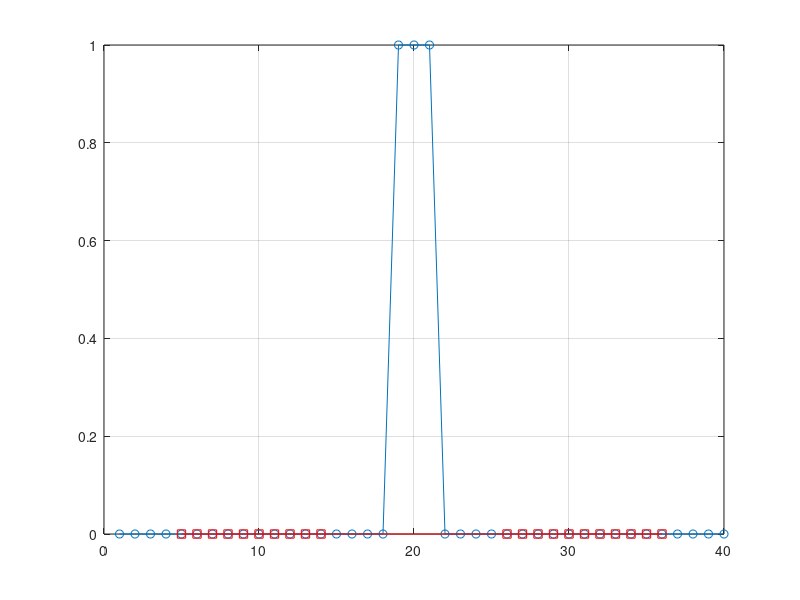
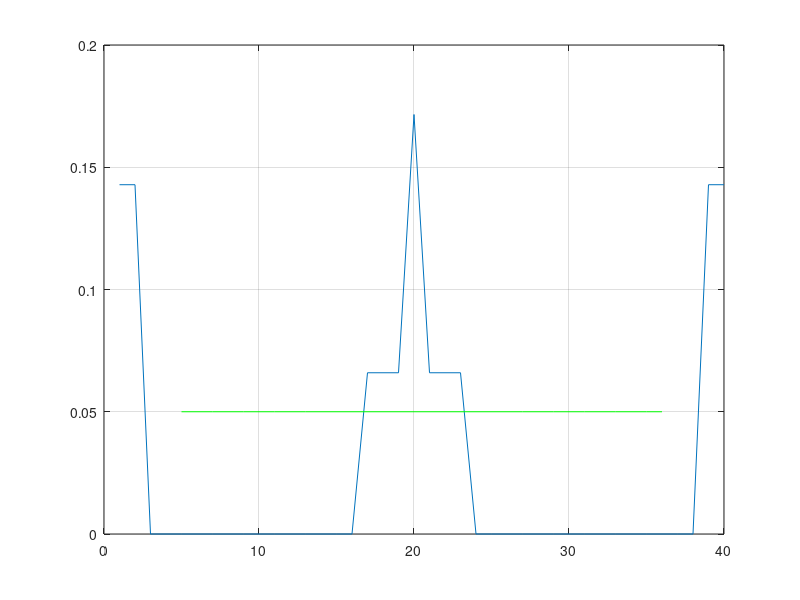
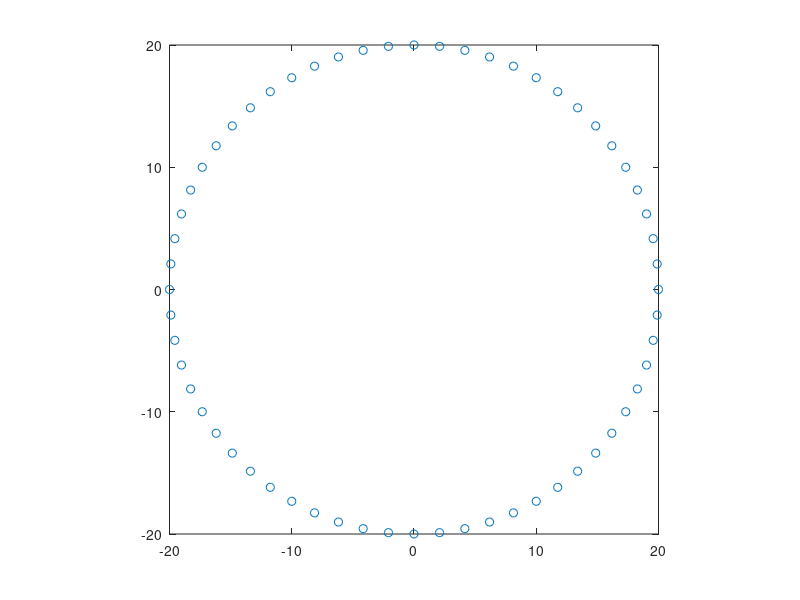
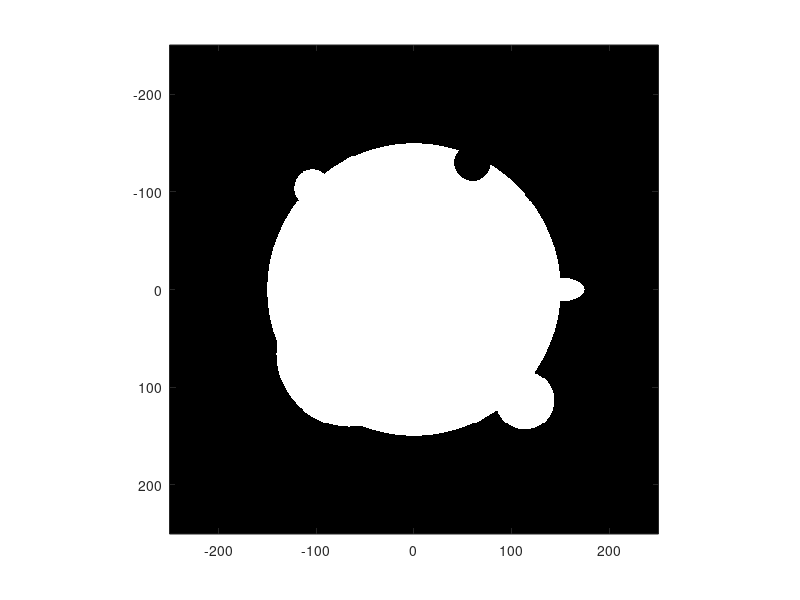

MATLAB code for these plots, in order: (Note: this script raises an error after producing the figures.)
%% info
% see main.m in Prototyping as well for real case test generator

%% hatfilter test generator
in = [1:40; zeros(1,40)];
in(:,19:21) = [19:21;1 1 1];
in = in';
plot(in(:,1),in(:,2),'-o'); grid on

% based on hatsmooth
crown = 5;
brim = 3;
sig = 0.05;

coord = in;
clear ratio
dp = floor(crown/2);
coordp = padarray(coord,dp,'circular');
start = dp+1;
indtoremove = cell(1,length(start:length(coord)+start-1));
for i=start:length(coord)+start-1
    allpoints = coordp(i-dp:i+dp,:);
    allvectors = diff(allpoints);
    lenallvectors = sum(sqrt(sum(allvectors.^2,2)))';
    nocrownpoints = allpoints;
    nocrownpoints(dp+1-floor(brim/2):dp+1+floor(brim/2),:) = [];
    nocrownvectors = diff(nocrownpoints);
    lennocrownvectors = sum(sqrt(sum(nocrownvectors.^2,2)))';
    ratio(i-start+1) = 1-lennocrownvectors/lenallvectors;    
end

indtoremovetest = [];
for i=1:length(ratio)
    if(ratio(i))>sig
        indtoremove{i} = (i+start-1) - floor(crown/2):(i+start-1)+floor(crown/2);
        indtoremovetest = [indtoremovetest indtoremove{i}];
    end
end

% set NaN for vertexes to remove
for i=1:length(indtoremove)
   if ~isempty(indtoremove{i})
       coordp(indtoremove{i},:) = NaN;
   end
end
% delete padding (on beginig)
coordp(1:dp,:) = [];
% and on the end
coordp = coordp(1:length(coord),:);
% find positions of NaNs (vertices to remove)
isnotnan = ~any(isnan(coordp),2);
% and remove them
coordpp = coordp(isnotnan,:);

hold on
plot(coordpp(:,1),coordpp(:,2),'-rs')
hold off
figure
plot(ratio);grid on
hold on
plot(coordpp(:,1),repmat(sig,length(coordpp),1),'-g')
hold off
unique(indtoremovetest)

%% circular object
clear x y
a = 0:6:359;
x = 20*cosd(a);
y = 20*sind(a);
figure;plot(x,y,'o')
axis square
xy = [x' y'];
xyr = reshape(xy',[],1); % x first
fid = fopen('testData_circle.dat', 'w');
fprintf(fid,'%.4f\n',xyr);
fclose(fid);
%% protrusions - generate test data
% generate test case with protrusions

Ro = 150;
R1 = Ro/5;
R2 = Ro/8;
R3 = Ro/2;
R4 = Ro/12;
% get size of lightField
ls = linspace(-250,250,500);
[X, Y] = meshgrid(ls,ls);
% create empty light field
Object = zeros(size(X,1),size(Y,2));
% filling the circle directly from equation
Object(X.^2+Y.^2<=Ro^2) = 255;
Object((X-max(ls)/2.2).^2+(Y-max(ls)/2.2).^2<=R1^2) = 255;
Object((X+max(ls)/2.4).^2+(Y+max(ls)/2.4).^2<=R2^2) = 255;
Object((X+max(ls)/3.8).^2+(Y-max(ls)/3.8).^2<=R3^2) = 255;
Object((X-60).^2+(Y+130).^2<=R2^2) = 0;
Object((X-max(ls)*0.6).^2/4+(Y-max(ls)*0.0).^2<=R4^2) = 255;

% control plotting
figure;imagesc(ls,ls,Object); axis square;colormap gray
B = bwboundaries(Object);
xy = B{1}(1:6:end,:);
xyr = reshape(xy',[],1); % x first
fid = fopen('testData_prot.dat', 'w');
fprintf(fid,'%.4f\n',xyr);
fclose(fid);
save prot.mat xy
%% protrusions - load java results and comapre with matlab

clc;out = hatsmooth_deb(xy,[9 3 1 0]); % compare logs with this version
figure;plot(xy(:,1),xy(:,2),'go');grid on;axis square
hold on
plot(out(:,1),out(:,2),'rs')

% load output from test
im = imread('/tmp/test_HatFilter_run_2.tif');
figure;imagesc((im)); axis square
hold on
plot(out(:,1)-(135-66),out(:,2)-(132-62),'rs','MarkerFaceColor','r') % manual matching
plot(xy(:,1)-(135-66),xy(:,2)-(132-62),'go')
legend('orginal','removed')
title('Test image on background - compared to matlab results')